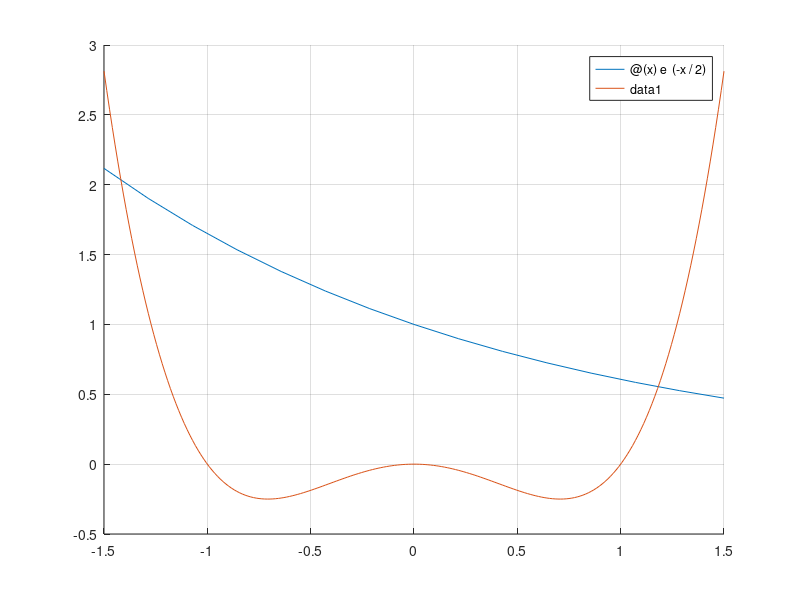

Write MATLAB code to recreate this figure.
% ©2021 HP.
 % Use plot to graph the following functions: y = e^{-x/2} and y = x^4 - x^2 for -1.5 <= x <= 1.5 (on the same set of axes).
clc;
clear;
clf;

hold on

%fplot(@(x) e^(-x/2), [-1.5 1.5]);
%fplot(@(x) x^4 - x^2, [-1.5 1.5]);

fplot(@(x) e^(-x/2), [-1.5 1.5]);
fplot(@(x) x^4 - x^2, [-1.5 1.5]);
grid on
hold off
